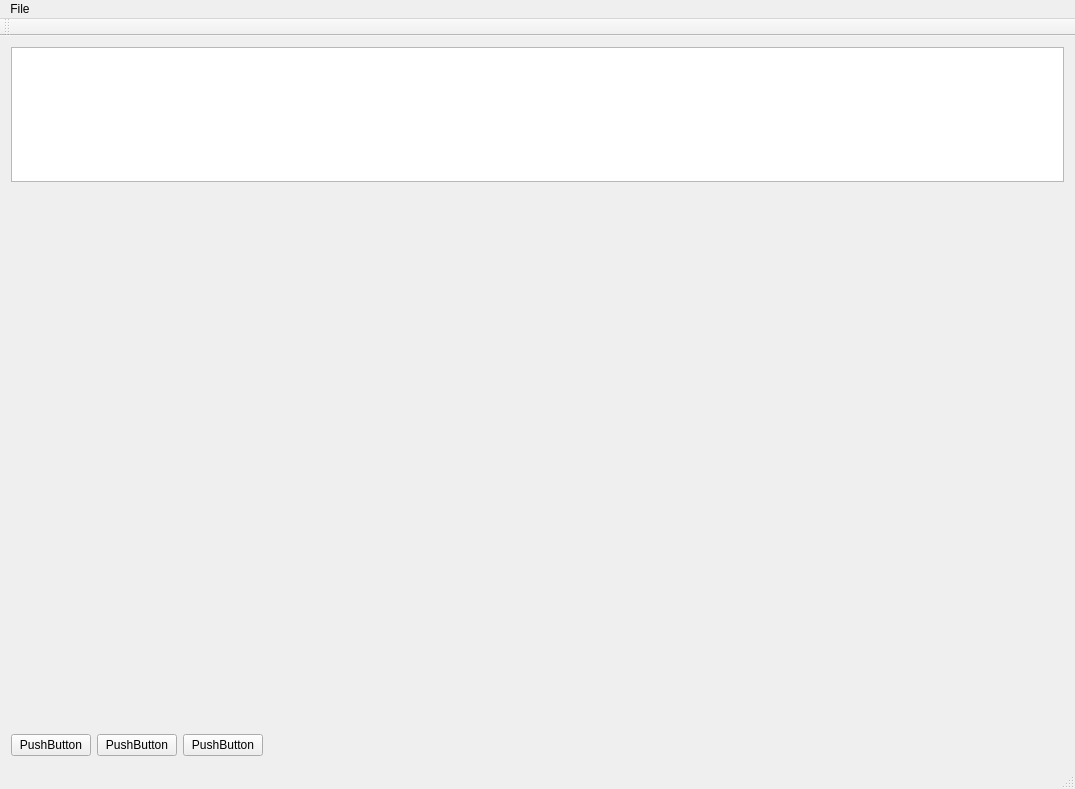
<?xml version="1.0" encoding="UTF-8"?>
<ui version="4.0">
 <class>QtWidgetsFrameShowClass</class>
 <widget class="QMainWindow" name="QtWidgetsFrameShowClass">
  <property name="geometry">
   <rect>
    <x>0</x>
    <y>0</y>
    <width>1075</width>
    <height>789</height>
   </rect>
  </property>
  <property name="windowTitle">
   <string>QtWidgetsFrameShow</string>
  </property>
  <widget class="QWidget" name="centralWidget">
   <layout class="QVBoxLayout" name="verticalLayout" stretch="1,4,0">
    <item>
     <widget class="QColumnView" name="columnView"/>
    </item>
    <item>
     <widget class="QWidget" name="widget" native="true"/>
    </item>
    <item>
     <layout class="QHBoxLayout" name="horizontalLayout">
      <item>
       <widget class="QPushButton" name="pushButton">
        <property name="text">
         <string>PushButton</string>
        </property>
       </widget>
      </item>
      <item>
       <widget class="QPushButton" name="pushButton_2">
        <property name="text">
         <string>PushButton</string>
        </property>
       </widget>
      </item>
      <item>
       <widget class="QPushButton" name="pushButton_3">
        <property name="text">
         <string>PushButton</string>
        </property>
       </widget>
      </item>
      <item>
       <spacer name="horizontalSpacer">
        <property name="orientation">
         <enum>Qt::Horizontal</enum>
        </property>
        <property name="sizeHint" stdset="0">
         <size>
          <width>40</width>
          <height>20</height>
         </size>
        </property>
       </spacer>
      </item>
     </layout>
    </item>
   </layout>
  </widget>
  <widget class="QMenuBar" name="menuBar">
   <property name="geometry">
    <rect>
     <x>0</x>
     <y>0</y>
     <width>1075</width>
     <height>29</height>
    </rect>
   </property>
   <widget class="QMenu" name="menuFile">
    <property name="title">
     <string>File</string>
    </property>
    <addaction name="actionSave_to_mp4"/>
    <addaction name="actionSave_to_mov"/>
   </widget>
   <addaction name="menuFile"/>
  </widget>
  <widget class="QToolBar" name="mainToolBar">
   <attribute name="toolBarArea">
    <enum>TopToolBarArea</enum>
   </attribute>
   <attribute name="toolBarBreak">
    <bool>false</bool>
   </attribute>
  </widget>
  <widget class="QStatusBar" name="statusBar"/>
  <action name="actionSave_to_mp4">
   <property name="text">
    <string>Save to mp4</string>
   </property>
  </action>
  <action name="actionSave_to_mov">
   <property name="text">
    <string>Save to mov</string>
   </property>
  </action>
 </widget>
 <layoutdefault spacing="6" margin="11"/>
 <resources/>
 <connections/>
</ui>
